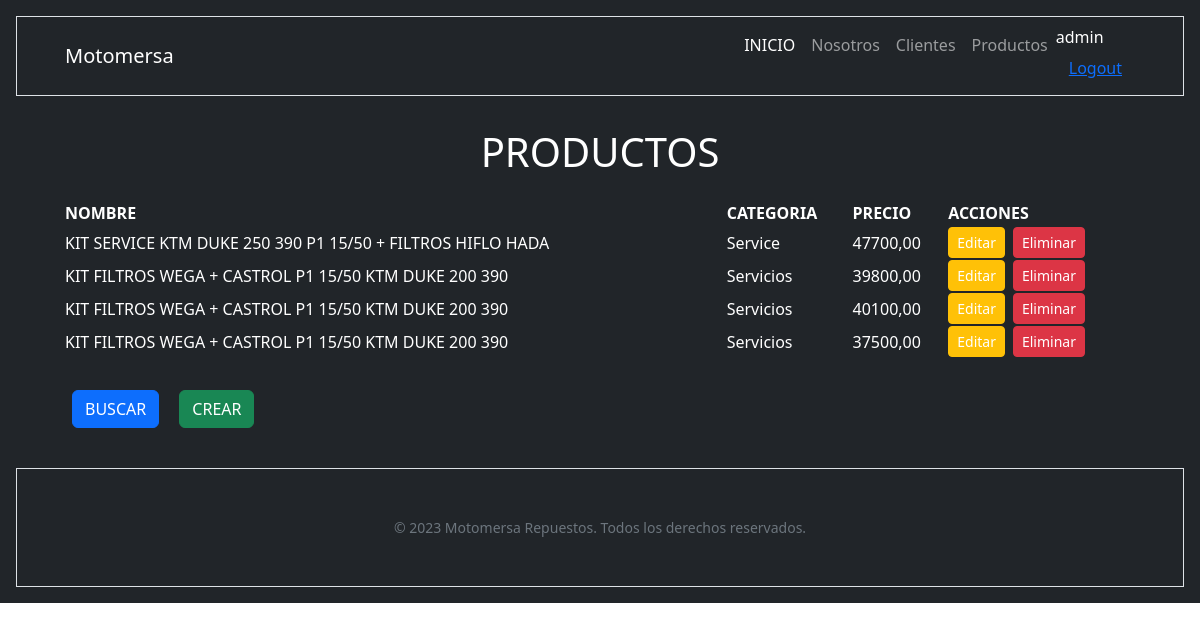
The app's page /producto/ (signed in) with its own data.
### producto/models.py (models this page shows, shortened)
class Producto(models.Model):
    nombre = models.CharField(max_length=255, null=False)
    categoria = models.CharField(max_length=50, choices=categorias.tipo_categorias)
    precio = models.DecimalField(max_digits=10, decimal_places=2, null=False)
    stock = models.PositiveIntegerField(default=0)

### producto/views.py (the view)
# urls.py: path('', views.home, name="index"),
def home(request):
    productos = models.Producto.objects.all()
    context = {"productos": productos}
    return render(request, "producto/index.html", context)

### producto/templates/producto/index.html (shortened to what this page needs)
{% extends 'core/base.html' %}
{% block contenido_titulo %}
    PRODUCTOS
{% endblock contenido_titulo %}
{% block contenido %}
    <table style="width:100%">
        <tr>
            <th>NOMBRE</th>
            <th>CATEGORIA</th>
            <th>PRECIO</th>
            {% if request.user.is_authenticated %}
                <th>ACCIONES</th>
            {% endif %}
        </tr>
        {% for producto in productos %}
            <tr>
                <td>{{ producto.nombre }}</td>
                <td>{{ producto.get_categoria_display }}</td>
                <td>{{ producto.precio }}</td>
                {% if request.user.is_authenticated %}
                    <td>
                        <div style="display: flex; gap: 0.5em;">
                            <a href="{% url 'producto:editar' producto.id %}" class="btn btn-warning btn-sm" style="text-decoration: none; color: inherit;">Editar</a>
                            <form action="{% url 'producto:eliminar' producto.id %}" method="POST">
                                <button class="btn btn-danger btn-sm">Eliminar</button>
                            </form>
                        </div>
                    </td>
                {% endif %}
            </tr>
        {% endfor %}
    </table>
    <br>
    <a href="{% url 'producto:productos-buscar' %}" class="btn btn-primary" style="margin: 0.5em;">BUSCAR</a>
    {% if request.user.is_authenticated %}
        <a href="{% url 'producto:crear' %}" class="btn btn-success" style="margin: 0.5em;">CREAR</a>
    {% endif %}
{% endblock contenido %}

### core/templates/core/navbar.html (shortened to what this page needs)
<nav class="navbar navbar-expand-lg navbar-dark bg-dark border" style="margin-bottom: 2em;">
    <div class="container-fluid px-5">
        <a class="navbar-brand" href="#!">Motomersa</a>
        <div class="collapse navbar-collapse" id="navbarSupportedContent">
            <ul class="navbar-nav ms-auto mb-2 mb-lg-0">
                <li class="nav-item"><a class="nav-link active" aria-current="page" href="{% url 'core:index' %}">INICIO</a></li>
                <li class="nav-item"><a class="nav-link" href="{% url 'core:about' %}">Nosotros</a></li>
                {% if user.is_authenticated %}
                    <li class="nav-item"><a class="nav-link" href="{% url 'cliente:index' %}">Clientes</a></li>
                {% endif %}
                <li class="nav-item"><a class="nav-link" href="{% url 'producto:index' %}">Productos</a></li>
                <li class="nav-item">
                    {% if user.is_authenticated %}
                        <span class="nav-item">{{ user.username }}</span>
                        <form method="post" action="{% url 'core:logout' %}">
                            <button type="submit" class="btn btn-link">Logout</button>
                        </form>
                    {% else %}
                        <a class="nav-link" href="{% url 'core:login' %}">Login</a>
                        <a class="nav-link" href="{% url 'core:registro' %}">Registrarse</a>
                    {% endif %}
                </li>
            </ul>
        </div>
    </div>
</nav>

### records on screen
Producto: nombre "KIT SERVICE KTM DUKE 250 390 P1 15/50 + FILTROS HIFLO HADA", categoria "Service", precio "47700,00"
Producto: nombre "KIT FILTROS WEGA + CASTROL P1 15/50 KTM DUKE 200 390", categoria "Servicios", precio "39800,00"
Producto: nombre "KIT FILTROS WEGA + CASTROL P1 15/50 KTM DUKE 200 390", categoria "Servicios", precio "40100,00"
Producto: nombre "KIT FILTROS WEGA + CASTROL P1 15/50 KTM DUKE 200 390", categoria "Servicios", precio "37500,00"

### other values on screen
{{ user.username }} "admin"
